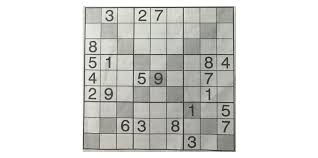
#> input picture sudoku-solver/sample/image1.jpeg, 318 x 158 px
$ python main.py sample/image1.jpeg
#> lines starting #> are read from the running program, lines starting #| are printed output that depends on the picture; after the words box and inside, x2 and y2 are one past the last pixel; in counts of white or black regions, pixels touching at a corner belong together
### sudoku-solver/solver.py
import time
import sys

def idx2rowcol( idx ):
    return idx//9, idx %9

def rowcol2idx(row, col):
    return row * 9 + col

def valid(puzzle, idx):
    val = puzzle[idx]
    if val == 0 : return 0

    row, col = idx2rowcol( idx )

    for i in range( 9 ):
        if i != col and puzzle[ rowcol2idx(row, i) ] == val : return False

    for i in range( 9 ):
        if i != row and puzzle[ rowcol2idx(i, col) ] == val : return False

    srow = row // 3 * 3
    scol = col // 3 * 3

    for i in range(srow, srow+3):
        for j in range(scol, scol+3):
            cidx = rowcol2idx(i, j)
            if cidx != idx and puzzle[cidx] == val : return False

    return True


def solve( puzzle, idx=0, debug=False ):
    if debug:
        sys.stdout.write('\033[F'*9)
        for i in range(0,81,9): sys.stdout.write( str(puzzle[ i: i+9 ])+"\n" )
        sys.stdout.flush()
        time.sleep(.1)

    if idx > 80 : return True
    if puzzle[idx] != 0 :  return solve( puzzle, idx +1, debug)

    for i in range(10):
        puzzle[idx] = i

        if valid( puzzle, idx ) and solve( puzzle, idx + 1, debug):
            return True

        puzzle[idx] = 0

    return False

def solved( puzzle, debug=False ):
    copy = puzzle.copy()
    if debug : print("\n"*9)
    ret = solve( copy, debug=debug )
    return ret, copy

# [16 lines that do not run on import are left out]


### sudoku-solver/main.py
from solver import solved
import pytesseract
import numpy as np
import cv2 as cv
import sys

size = 9*56
image = np.zeros(( size, size, 3 ))

def preprocess( image ):
    blurred = cv.medianBlur( image, 5)
    gray = cv.cvtColor( image, cv.COLOR_BGR2GRAY)
    edge = cv.adaptiveThreshold( gray, 255, cv.ADAPTIVE_THRESH_MEAN_C, cv.THRESH_BINARY_INV, 21, 10)
    return edge

def reorder( contour ):
    contour = contour[:4].reshape((4,2))
    points = np.zeros(( 4, 2 ), dtype="float32" )

    contour_sum = np.sum( contour, axis=1 )
    points[0] = contour[np.argmin(contour_sum)] # top left
    points[3] = contour[np.argmax(contour_sum)] # bottom left

    contour_diff = np.diff( contour, axis=1 )
    points[2] = contour[np.argmin(contour_diff)] # top right
    points[1] = contour[np.argmax(contour_diff)] # bottom right

    return points

def largest_countour( contours ):
    largest = None
    largest_area = 0
    for contour in contours:
        area = cv.contourArea( contour )
        if area > 50 and area > largest_area:
            pm = cv.arcLength( contour, True )
            approx = cv.approxPolyDP( contour, .04*pm, True)
            largest_area = area
            largest = approx

    return largest

def split_image( image, grid ):
    x, y = grid
    rows = np.vsplit( image, x )
    boxes = []
    for row in rows:
        columns = np.hsplit( row, y )
        for box in columns:
            boxes.append( box )

    return boxes

def read_values( boxes ):
    vals = []
    for box in boxes:
        val = ocr( box )
        vals.append( val )

    return vals

def ocr( box ):
    # [8 lines of commented-out code are left out]
    return 0

def main( image ):
    # preprocess
    processed = preprocess( image )
    # finding countour
    contours, hierarchy = cv.findContours(processed, cv.RETR_EXTERNAL, cv.CHAIN_APPROX_NONE)

    # finding largest contour
    puzzle_contour = largest_countour( contours )

    # preview
    contour_preview = image.copy()

    if puzzle_contour is not None:
        cv.drawContours(contour_preview, [puzzle_contour], -1, (0, 255, 0), 2)
    else :
        print("Couldn't find puzzle")
        cv.drawContours(contour_preview, contours, -1, (0, 255, 0), 1)

    ordered = reorder( puzzle_contour )

    src = np.float32( ordered )
    dest = np.float32([[0,0], [0,size], [size,0], [size,size]])

    mat = cv.getPerspectiveTransform( src, dest )
    warped = cv.warpPerspective( image, mat, (size,size))

    splitted = split_image( warped, (9, 9) )
    puzzle = read_values( splitted )

    ret, solved_puzzle = solved( puzzle )

    print( puzzle )
    if ret : print( solved )

    cv.imshow("preview", contour_preview)
    cv.imshow("waped", warped)
    cv.waitKey(0)


try:
    [ _, file ] = sys.argv
    image = cv.imread( file )
#> image is the input picture: shape (158, 318, 3); mean B, G, R 215, 217.8, 217.5
    main( image )
#> in preprocess, `blurred = cv.medianBlur( image, 5)`:
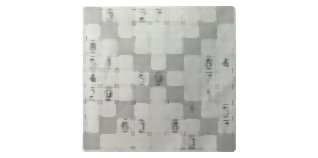
#> blurred: shape (158, 318, 3); mean B, G, R 219.6, 222.4, 222
#> in preprocess, `edge = cv.adaptiveThreshold( gray, 255, cv.ADAPTIVE_THRESH_MEAN_C, cv...`:
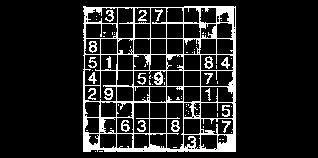
#> edge: shape (158, 318); 12.8% white; 73 white regions (53 under 20 px)
#> in main, `contours, hierarchy = cv.findContours(processed, cv.RETR_EXTERNAL, cv...`: contours = 3 contours, 2 with area under 20; largest, box (x1, y1, x2, y2) and area: (83, 6, 236, 152) 21857
#> the loop in largest_countour, `for contour in contours:` made 3 passes
#> (area, pm, largest_area, largest) on pass 3: (21857, 614.6, 21857, [[83, 6], [83, 151], [235, 151], [235, 6]])
#> after the loop in largest_countour, `for contour in contours:`: largest_area = 21857; pm = 614.6
#> in main, `puzzle_contour = largest_countour( contours )`: puzzle_contour = [[83, 6], [83, 151], [235, 151], [235, 6]]
#> in main, `cv.drawContours(contour_preview, [puzzle_contour], -1, (0, 255, 0), 2)`:
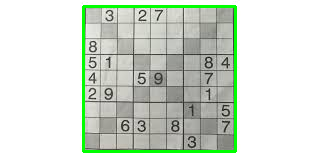
#> contour_preview: shape (158, 318, 3); 3.54% of pixels changed, all inside (x1, y1, x2, y2) = (82, 5, 237, 153)
#> in reorder, `contour_sum = np.sum( contour, axis=1 )`: contour_sum = [89, 234, 386, 241]
#> in reorder, `contour_diff = np.diff( contour, axis=1 )`: contour_diff = [-77, 68, -84, -229]
#> in main, `ordered = reorder( puzzle_contour )`: ordered = [[83, 6], [83, 151], [235, 6], [235, 151]]
#> in main, `mat = cv.getPerspectiveTransform( src, dest )`: mat = [[3.32, -6.06e-17, -275.2], [-1.51e-17, 3.48, -20.86], [-4.64e-19, 0, 1]]
#> in main, `warped = cv.warpPerspective( image, mat, (size,size))`:
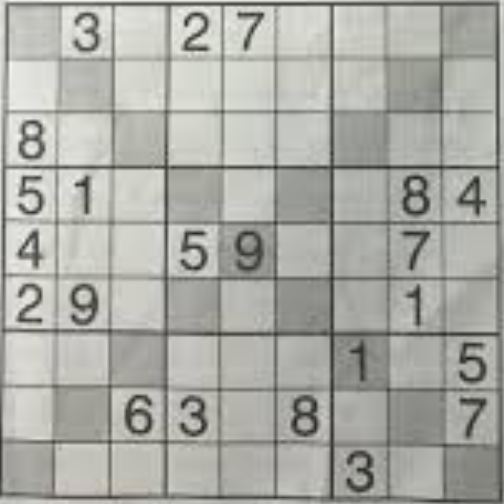
#> warped: shape (504, 504, 3); mean B, G, R 165.3, 171.4, 170.6
#> in split_image, `rows = np.vsplit( image, x )`: rows = 9 items
#> the loop in split_image, `for row in rows:` made 9 passes
#> after the loop in split_image, `for row in rows:`: boxes = 81 items
#> the loop in read_values, `for box in boxes:` made 81 passes
#> after the loop in read_values, `for box in boxes:`: vals = 81 values from 0 to 0
#> the loop in solve, `for i in range(10):` made 2 passes
#> (printed output is left out)

except ValueError as e :
    print( e )
    print("please specify a image file")
    exit()

except Exception as e :
    print(e)
    print("File doesnt exist")
    exit()
